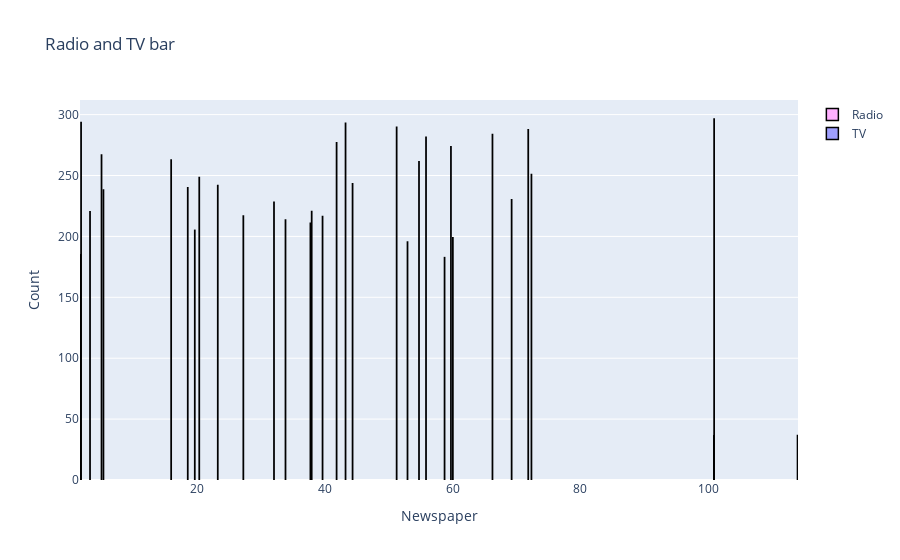

The cell this chart's notebook holds for it:
### Code cell
news_greater_100 = df[df['Newspaper'] > 100]
sales_greater_20 = df[df['Sales'] > 20]

# Bar for newspaper
trace2 = go.Bar(
    x=news_greater_100['Newspaper'],
    y=news_greater_100['Radio'],
    name="Radio",
    marker=dict(color='rgba(255, 58, 255, 0.4)',
                line=dict(color='rgb(0,0,0)', width=1.5)),
    text=news_greater_100['ID']
)

trace3 = go.Bar(
    x=sales_greater_20['Newspaper'],
    y=sales_greater_20['TV'],
    name="TV",
    marker=dict(color='rgba(15, 15, 250, 0.4)',
                line=dict(color='rgb(0,0,0)', width=1.5)),
    text=sales_greater_20['Sales']
)

# Combining the newspaper
data2 = [trace2, trace3]

layout = go.Layout(
    barmode="group",
    title="Radio and TV bar",
    xaxis=dict(title="Newspaper"),
    yaxis=dict(title="Count"),
)

fig = go.Figure(data=data2, layout=layout)
iplot(fig)

### Figure 1 — Plotly figure (JSON) as saved in the notebook; plotly's stock layout.template omitted (floating-point values rounded to 4 significant figures)
{"data": [{"marker": {"color": "rgba(255, 58, 255, 0.4)", "line": {"color": "rgb(0,0,0)", "width": 1.5}}, "name": "Radio", "text": [17, 102], "type": "bar", "x": [114, 100.9], "y": [36.6, 36.3]}, {"marker": {"color": "rgba(15, 15, 250, 0.4)", "line": {"color": "rgb(0,0,0)", "width": 1.5}}, "name": "TV", "text": [22.1, 22.4, 24.4, 21.4, 25.4, 21.5, 20.7, 23.2, 22.6, 21.2, 20.2, 23.7, 23.8, 24.2, 22.3, 21.7, 22.2, 25.4, 23.8, 20.7, 21.8, 24.7, 20.8, 20.7, 20.1, 25.4, 27, 20.2, 26.2, 22.6, 25.5], "type": "bar", "x": [69.2, 52.9, 55.8, 43.2, 5, 32, 1.8, 18.5, 39.6, 58.7, 15.9, 60, 37.7, 54.7, 27.2, 33.8, 72.3, 51.2, 100.9, 5.3, 23.2, 3.2, 59.7, 1.7, 37.9, 44.3, 41.8, 20.3, 71.8, 19.6, 66.2], "y": [230.1, 195.4, 281.4, 292.9, 266.9, 228, 293.6, 239.9, 216.4, 182.6, 262.7, 198.9, 210.8, 261.3, 216.8, 213.5, 250.9, 289.7, 296.4, 238.2, 241.7, 220.3, 273.7, 184.9, 220.5, 243.2, 276.9, 248.4, 287.6, 205, 283.6]}], "layout": {"barmode": "group", "title": {"text": "Radio and TV bar"}, "xaxis": {"title": {"text": "Newspaper"}}, "yaxis": {"title": {"text": "Count"}}}}
